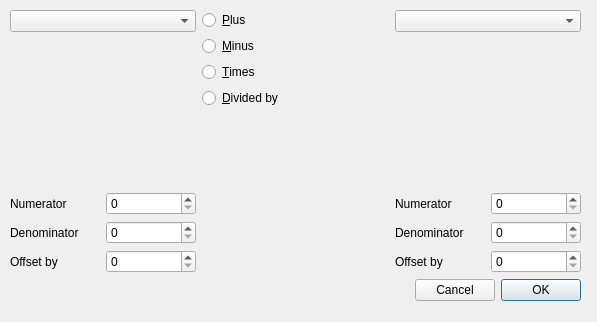
<?xml version="1.0" encoding="UTF-8"?>
<ui version="4.0">
 <class>arithmeticDialog</class>
 <widget class="QDialog" name="arithmeticDialog">
  <property name="geometry">
   <rect>
    <x>0</x>
    <y>0</y>
    <width>597</width>
    <height>322</height>
   </rect>
  </property>
  <property name="windowTitle">
   <string>Dataset Arithmetic</string>
  </property>
  <property name="locale">
   <locale language="English" country="Australia"/>
  </property>
  <widget class="QWidget" name="verticalLayoutWidget">
   <property name="geometry">
    <rect>
     <x>10</x>
     <y>10</y>
     <width>571</width>
     <height>291</height>
    </rect>
   </property>
   <layout class="QVBoxLayout" name="verticalLayout">
    <item>
     <layout class="QGridLayout" name="mainGridLayout">
      <item row="0" column="0">
       <layout class="QVBoxLayout" name="leftLayout">
        <item>
         <widget class="DataSelector" name="leftComboBox"/>
        </item>
        <item>
         <spacer name="verticalSpacer">
          <property name="orientation">
           <enum>Qt::Vertical</enum>
          </property>
          <property name="sizeHint" stdset="0">
           <size>
            <width>20</width>
            <height>40</height>
           </size>
          </property>
         </spacer>
        </item>
       </layout>
      </item>
      <item row="0" column="2">
       <layout class="QVBoxLayout" name="rightLayout">
        <item>
         <widget class="DataSelector" name="rightComboBox"/>
        </item>
        <item>
         <spacer name="verticalSpacer_2">
          <property name="orientation">
           <enum>Qt::Vertical</enum>
          </property>
          <property name="sizeHint" stdset="0">
           <size>
            <width>20</width>
            <height>40</height>
           </size>
          </property>
         </spacer>
        </item>
       </layout>
      </item>
      <item row="1" column="0">
       <layout class="QGridLayout" name="leftAdjust">
        <item row="0" column="0">
         <widget class="QLabel" name="leftNumLabel">
          <property name="text">
           <string>Numerator</string>
          </property>
          <property name="buddy">
           <cstring>leftNum</cstring>
          </property>
         </widget>
        </item>
        <item row="0" column="1">
         <widget class="QSpinBox" name="leftNum"/>
        </item>
        <item row="1" column="0">
         <widget class="QLabel" name="leftDenLabel">
          <property name="text">
           <string>Denominator</string>
          </property>
          <property name="buddy">
           <cstring>leftDen</cstring>
          </property>
         </widget>
        </item>
        <item row="1" column="1">
         <widget class="QSpinBox" name="leftDen"/>
        </item>
        <item row="2" column="0">
         <widget class="QLabel" name="leftOffsLabel">
          <property name="text">
           <string>Offset by</string>
          </property>
          <property name="buddy">
           <cstring>leftOffs</cstring>
          </property>
         </widget>
        </item>
        <item row="2" column="1">
         <widget class="QSpinBox" name="leftOffs"/>
        </item>
       </layout>
      </item>
      <item row="1" column="2">
       <layout class="QGridLayout" name="rightAdjust">
        <item row="0" column="0">
         <widget class="QLabel" name="rightNumLabel">
          <property name="text">
           <string>Numerator</string>
          </property>
          <property name="buddy">
           <cstring>rightNum</cstring>
          </property>
         </widget>
        </item>
        <item row="0" column="1">
         <widget class="QSpinBox" name="rightNum"/>
        </item>
        <item row="1" column="0">
         <widget class="QLabel" name="rightDenLabel">
          <property name="text">
           <string>Denominator</string>
          </property>
          <property name="buddy">
           <cstring>rightDen</cstring>
          </property>
         </widget>
        </item>
        <item row="1" column="1">
         <widget class="QSpinBox" name="rightDen"/>
        </item>
        <item row="2" column="0">
         <widget class="QLabel" name="rightOffsLabel">
          <property name="text">
           <string>Offset by</string>
          </property>
          <property name="buddy">
           <cstring>rightOffs</cstring>
          </property>
         </widget>
        </item>
        <item row="2" column="1">
         <widget class="QSpinBox" name="rightOffs"/>
        </item>
       </layout>
      </item>
      <item row="0" column="1">
       <layout class="QVBoxLayout" name="opsLayout">
        <item>
         <widget class="QRadioButton" name="plusRadioButton">
          <property name="text">
           <string>&amp;Plus</string>
          </property>
         </widget>
        </item>
        <item>
         <widget class="QRadioButton" name="minusRadioButton">
          <property name="text">
           <string>&amp;Minus</string>
          </property>
         </widget>
        </item>
        <item>
         <widget class="QRadioButton" name="timesRadioButton">
          <property name="text">
           <string>&amp;Times</string>
          </property>
         </widget>
        </item>
        <item>
         <widget class="QRadioButton" name="divideRadioButton">
          <property name="text">
           <string>&amp;Divided by</string>
          </property>
         </widget>
        </item>
        <item>
         <spacer name="opsSpacer">
          <property name="orientation">
           <enum>Qt::Vertical</enum>
          </property>
          <property name="sizeHint" stdset="0">
           <size>
            <width>20</width>
            <height>40</height>
           </size>
          </property>
         </spacer>
        </item>
       </layout>
      </item>
     </layout>
    </item>
    <item>
     <layout class="QHBoxLayout" name="buttonLayout">
      <item>
       <spacer name="horizontalSpacer">
        <property name="orientation">
         <enum>Qt::Horizontal</enum>
        </property>
        <property name="sizeHint" stdset="0">
         <size>
          <width>40</width>
          <height>20</height>
         </size>
        </property>
       </spacer>
      </item>
      <item>
       <widget class="QPushButton" name="cancelButton">
        <property name="text">
         <string>Cancel</string>
        </property>
       </widget>
      </item>
      <item>
       <widget class="QPushButton" name="okButton">
        <property name="text">
         <string>OK</string>
        </property>
        <property name="default">
         <bool>true</bool>
        </property>
       </widget>
      </item>
     </layout>
    </item>
   </layout>
  </widget>
 </widget>
 <customwidgets>
  <customwidget>
   <class>DataSelector</class>
   <extends>QComboBox</extends>
   <header location="global">data_selector.h</header>
  </customwidget>
 </customwidgets>
 <tabstops>
  <tabstop>leftComboBox</tabstop>
  <tabstop>rightComboBox</tabstop>
  <tabstop>plusRadioButton</tabstop>
  <tabstop>minusRadioButton</tabstop>
  <tabstop>timesRadioButton</tabstop>
  <tabstop>divideRadioButton</tabstop>
  <tabstop>leftNum</tabstop>
  <tabstop>leftDen</tabstop>
  <tabstop>leftOffs</tabstop>
  <tabstop>rightNum</tabstop>
  <tabstop>rightDen</tabstop>
  <tabstop>rightOffs</tabstop>
  <tabstop>cancelButton</tabstop>
  <tabstop>okButton</tabstop>
 </tabstops>
 <resources/>
 <connections>
  <connection>
   <sender>cancelButton</sender>
   <signal>clicked()</signal>
   <receiver>arithmeticDialog</receiver>
   <slot>reject()</slot>
   <hints>
    <hint type="sourcelabel">
     <x>486</x>
     <y>291</y>
    </hint>
    <hint type="destinationlabel">
     <x>491</x>
     <y>314</y>
    </hint>
   </hints>
  </connection>
  <connection>
   <sender>okButton</sender>
   <signal>clicked()</signal>
   <receiver>arithmeticDialog</receiver>
   <slot>accept()</slot>
   <hints>
    <hint type="sourcelabel">
     <x>564</x>
     <y>288</y>
    </hint>
    <hint type="destinationlabel">
     <x>561</x>
     <y>302</y>
    </hint>
   </hints>
  </connection>
  <connection>
   <sender>leftComboBox</sender>
   <signal>activated(QString)</signal>
   <receiver>arithmeticDialog</receiver>
   <slot>comboSelection()</slot>
   <hints>
    <hint type="sourcelabel">
     <x>133</x>
     <y>25</y>
    </hint>
    <hint type="destinationlabel">
     <x>132</x>
     <y>59</y>
    </hint>
   </hints>
  </connection>
  <connection>
   <sender>rightComboBox</sender>
   <signal>activated(QString)</signal>
   <receiver>arithmeticDialog</receiver>
   <slot>comboSelection()</slot>
   <hints>
    <hint type="sourcelabel">
     <x>447</x>
     <y>26</y>
    </hint>
    <hint type="destinationlabel">
     <x>447</x>
     <y>55</y>
    </hint>
   </hints>
  </connection>
 </connections>
 <slots>
  <slot>comboSelection()</slot>
 </slots>
</ui>
